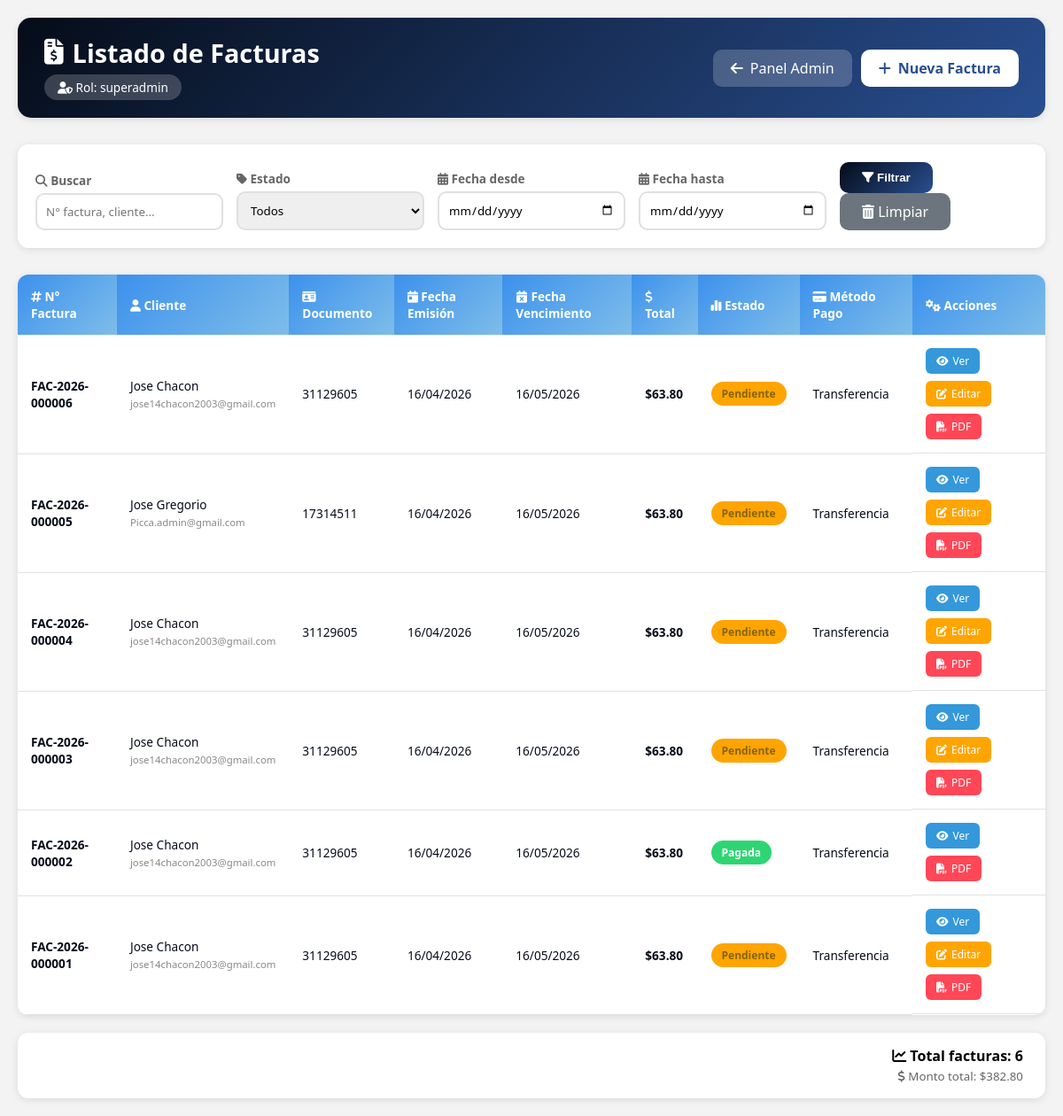
Page /facturacion/listar_facturas.php (signed in) on the committed database.
### tables this page shows
CREATE TABLE `facturas` (
  `id` int NOT NULL AUTO_INCREMENT,
  `numero_factura` varchar(50) NOT NULL,
  `cliente_id` int NOT NULL,
  `pedido_id` int DEFAULT NULL,
  `fecha_emision` date NOT NULL,
  `fecha_vencimiento` date NOT NULL,
  `subtotal` decimal(12,2) NOT NULL,
  `iva` decimal(12,2) NOT NULL DEFAULT '0.00',
  `total` decimal(12,2) NOT NULL,
  `metodo_pago` enum('efectivo','tarjeta','transferencia','cheque','paypal','débito') DEFAULT 'efectivo',
  `estado` enum('pendiente','pagada','anulada','vencida') DEFAULT 'pendiente',
  `usuario_id` int NOT NULL,
  `created_at` datetime DEFAULT CURRENT_TIMESTAMP,
  `updated_at` datetime DEFAULT CURRENT_TIMESTAMP ON UPDATE CURRENT_TIMESTAMP,
  PRIMARY KEY (`id`),
  UNIQUE KEY `numero_factura` (`numero_factura`),
  KEY `fk_facturas_cliente` (`cliente_id`),
  KEY `fk_facturas_usuario` (`usuario_id`),
  KEY `idx_facturas_pedido` (`pedido_id`),
  KEY `idx_facturas_pedido_fecha` (`pedido_id`,`fecha_emision`),
  CONSTRAINT `fk_facturas_cliente` FOREIGN KEY (`cliente_id`) REFERENCES `clientes` (`id`),
  CONSTRAINT `fk_facturas_pedido` FOREIGN KEY (`pedido_id`) REFERENCES `pedidos` (`id`) ON DELETE SET NULL,
  CONSTRAINT `fk_facturas_usuario` FOREIGN KEY (`usuario_id`) REFERENCES `users` (`id`)
);

CREATE TABLE `clientes` (
  `id` int NOT NULL AUTO_INCREMENT,
  `tipo_documento` enum('cedula','ruc','pasaporte','dni') DEFAULT 'cedula',
  `documento` varchar(20) NOT NULL,
  `nombre` varchar(100) NOT NULL,
  `email` varchar(100) NOT NULL,
  `telefono` varchar(20) DEFAULT NULL,
  `direccion` text,
  `ciudad` varchar(50) DEFAULT NULL,
  `estado` enum('activo','inactivo','moroso') DEFAULT 'activo',
  `fecha_registro` datetime DEFAULT CURRENT_TIMESTAMP,
  PRIMARY KEY (`id`),
  UNIQUE KEY `documento` (`documento`)
);

### facturacion/listar_facturas.php (the view, shortened to what this page needs)
<?php
$pdo = conectarDB();
$user_id = $_SESSION['user_id'] ?? 0;
$rol = '';
try {
    $query_admin = "SELECT rol FROM admin_users WHERE id = :user_id AND activo = 1";
    $stmt_admin = $pdo->prepare($query_admin);
    $stmt_admin->execute([':user_id' => $user_id]);
    $admin = $stmt_admin->fetch(PDO::FETCH_ASSOC);
    if ($admin) {
        $rol = $admin['rol'];
    }
} catch (PDOException $e) {
    error_log("Error al obtener rol: " . $e->getMessage());
}
    ?>
<!DOCTYPE html>
<html lang="es">
<head>
    <link rel="stylesheet" href="https://cdnjs.cloudflare.com/ajax/libs/font-awesome/6.4.0/css/all.min.css">
</head>
<body>
    <div class="container">
        <div class="header">
            <div>
                <h1><i class="fas fa-file-invoice-dollar"></i> Listado de Facturas</h1>
                <div class="user-role"><i class="fas fa-user-shield"></i> Rol: <?php echo htmlspecialchars($rol); ?></div>
            </div>
            <div style="display: flex; gap: 10px;">
                <a href="/proyecto/panel admin/panel_admin.php" class="btn-volver"><i class="fas fa-arrow-left"></i> Panel Admin</a>
                <?php if (in_array($rol, ['superadmin', 'admin', 'facturador'])): ?>
                    <a href="/proyecto/facturacion/nueva_factura.php" class="btn-nueva"><i class="fas fa-plus"></i> Nueva Factura</a>
                <?php endif; ?>
            </div>
        </div>
        <?php
        try {
            $search = isset($_GET['search']) ? trim($_GET['search']) : '';
            $fecha_desde = isset($_GET['fecha_desde']) ? $_GET['fecha_desde'] : '';
            $fecha_hasta = isset($_GET['fecha_hasta']) ? $_GET['fecha_hasta'] : '';
            $query = "SELECT
                        f.*,
                        c.nombre as cliente_nombre,
                        c.email as cliente_email,
                        c.documento as cliente_documento,
                        c.telefono as cliente_telefono
                      FROM facturas f
                      LEFT JOIN clientes c ON f.cliente_id = c.id
                      WHERE 1=1";
            $params = [];
            $query .= " ORDER BY f.id DESC";
            $stmt = $pdo->prepare($query);
            $stmt->execute($params);
            $facturas = $stmt->fetchAll(PDO::FETCH_ASSOC);
        } catch (PDOException $e) {
            $facturas = [];
            echo '<div class="alert alert-error" style="background: #f8d7da; color: #721c24; padding: 15px; border-radius: 10px; margin-bottom: 20px;">Error al cargar facturas: ' . htmlspecialchars($e->getMessage()) . '</div>';
        }
        function formatearFecha($fecha, $formato = 'd/m/Y') {
            try {
                $dateTime = new DateTime($fecha);
                return $dateTime->format($formato);
            } catch (Exception $e) {
                return 'Fecha inválida';
            }
        }
        $estados_factura = [
            'pendiente' => 'Pendiente',
            'pagada' => 'Pagada',
            'vencida' => 'Vencida',
            'anulada' => 'Anulada'
        ];
        $metodos_pago = [
            'efectivo' => 'Efectivo',
            'tarjeta_credito' => 'Tarjeta de Crédito',
            'tarjeta_debito' => 'Tarjeta de Débito',
            'transferencia' => 'Transferencia',
            'paypal' => 'PayPal',
            'mercadopago' => 'Mercado Pago'
        ];
        ?>
        <div class="filtros">
            <form method="GET" class="filtros-form">
                <div class="filtro-group">
                    <label><i class="fas fa-search"></i> Buscar</label>
                    <input type="text" name="search" placeholder="N° factura, cliente..." value="<?php echo htmlspecialchars($search ?? ''); ?>">
                </div>
                <div class="filtro-group">
                    <label><i class="fas fa-tag"></i> Estado</label>
                    <select name="estado">
                        <option value="">Todos</option>
                    </select>
                </div>
                <div class="filtro-group">
                    <label><i class="fas fa-calendar-alt"></i> Fecha desde</label>
                    <input type="date" name="fecha_desde" value="<?php echo htmlspecialchars($fecha_desde ?? ''); ?>">
                </div>
                <div class="filtro-group">
                    <label><i class="fas fa-calendar-alt"></i> Fecha hasta</label>
                    <input type="date" name="fecha_hasta" value="<?php echo htmlspecialchars($fecha_hasta ?? ''); ?>">
                </div>
                <div class="filtro-group">
                    <button type="submit" class="btn-filtrar"><i class="fas fa-filter"></i> Filtrar</button>
                    <a href="listar_facturas.php" class="btn-limpiar"><i class="fas fa-trash-alt"></i> Limpiar</a>
                </div>
            </form>
        </div>
        <div class="table-container">
            <table class="data-table">
                <thead>
                    <tr>
                        <th><i class="fas fa-hashtag"></i> N° Factura</th>
                        <th><i class="fas fa-user"></i> Cliente</th>
                        <th><i class="fas fa-id-card"></i> Documento</th>
                        <th><i class="fas fa-calendar-day"></i> Fecha Emisión</th>
                        <th><i class="fas fa-calendar-times"></i> Fecha Vencimiento</th>
                        <th><i class="fas fa-dollar-sign"></i> Total</th>
                        <th><i class="fas fa-chart-simple"></i> Estado</th>
                        <th><i class="fas fa-credit-card"></i> Método Pago</th>
                        <th width="150"><i class="fas fa-cogs"></i> Acciones</th>
                    </tr>
                </thead>
                <tbody>
                    <?php if (empty($facturas)): ?>
                        <tr>
                            <td colspan="9" class="empty-state">
                                <i class="fas fa-inbox"></i>
                                No se encontraron facturas
                            </td>
                        </tr>
                    <?php else: ?>
                        <?php foreach ($facturas as $factura): ?>
                            <tr>
                                <td>
                                    <strong><?php echo htmlspecialchars($factura['numero_factura']); ?></strong>
                                </td>
                                <td>
                                    <?php echo htmlspecialchars($factura['cliente_nombre'] ?? 'N/A'); ?>
                                    <br>
                                    <small style="color:#888;"><?php echo htmlspecialchars($factura['cliente_email'] ?? ''); ?></small>
                                </td>
                                <td><?php echo htmlspecialchars($factura['cliente_documento'] ?? 'N/A'); ?></td>
                                <td><?php echo formatearFecha($factura['fecha_emision'] ?? null); ?></td>
                                <td>
                                    <?php
                                    $fecha_vencimiento = $factura['fecha_vencimiento'] ?? null;
                                    echo formatearFecha($fecha_vencimiento);
                                    ?>
                                </td>
                                <td>
                                    <strong>$<?php echo number_format(floatval($factura['total'] ?? 0), 2); ?></strong>
                                </td>
                                <td>
                                    <?php
                                    $estado_actual = $factura['estado'] ?? 'pendiente';
                                    $badge_class = '';
                                    switch ($estado_actual) {
                                        case 'pendiente': $badge_class = 'badge-pendiente'; break;
                                        case 'pagada': $badge_class = 'badge-pagada'; break;
                                    }
                                    ?>
                                    <span class="badge <?php echo $badge_class; ?>">
                                        <?php echo $estados_factura[$estado_actual] ?? ucfirst($estado_actual); ?>
                                    </span>
                                </td>
                                <td>
                                    <?php
                                    $metodo = $factura['metodo_pago'] ?? 'efectivo';
                                    echo $metodos_pago[$metodo] ?? ucfirst($metodo);
                                    ?>
                                </td>
                                <td class="acciones">
                                    <a href="ver_factura.php?id=<?php echo $factura['id']; ?>" class="btn-accion btn-ver"><i class="fas fa-eye"></i> Ver</a>
                                    <?php if (in_array($rol, ['superadmin', 'admin', 'facturador']) && ($factura['estado'] ?? '') !== 'pagada' && ($factura['estado'] ?? '') !== 'anulada'): ?>
                                        <a href="editar_factura.php?id=<?php echo $factura['id']; ?>" class="btn-accion btn-editar"><i class="fas fa-edit"></i> Editar</a>
                                    <?php endif; ?>
                                    <a href="generar_pdf.php?id=<?php echo $factura['id']; ?>" class="btn-accion btn-pdf" target="_blank"><i class="fas fa-file-pdf"></i> PDF</a>
                                </td>
                            </tr>
                        <?php endforeach; ?>
                    <?php endif; ?>
                </tbody>
            </table>
        </div>
        <?php if (!empty($facturas)): ?>
            <div class="resumen-card">
                <strong><i class="fas fa-chart-line"></i> Total facturas: <?php echo count($facturas); ?></strong>
                <br>
                <small><i class="fas fa-dollar-sign"></i> Monto total: $<?php
                    $total_general = array_sum(array_map(function($f) {
                        return floatval($f['total'] ?? 0);
                    }, $facturas));
                    echo number_format($total_general, 2);
                ?></small>
            </div>
        <?php endif; ?>
    </div>
</body>
</html>

### facturacion/listar_facturas.php (style rules this page uses)
:root { --primary-color: #050C18; --secondary-color: #294E90; --accent-color: #3C91ED; --light-color: #7EBDE9; --bg-color: #F3F3F3; --text-color: #050C18; --card-bg: #ffffff; --header-bg: linear-gradient(135deg, var(--primary-color), var(--secondary-color)); --success: #2ed573; --warning: #ffa502; --danger: #ff4757; --info: #3498db; }
* { margin: 0; padding: 0; box-sizing: border-box; }
body { font-family: 'Segoe UI', Tahoma, Geneva, Verdana, sans-serif; background: var(--bg-color); padding: 20px; }
.container { max-width: 1400px; margin: 0 auto; }
.header { background: var(--header-bg); color: white; padding: 20px 30px; border-radius: 15px; margin-bottom: 30px; display: flex; justify-content: space-between; align-items: center; flex-wrap: wrap; gap: 15px; box-shadow: 0 2px 8px rgba(0,0,0,0.1); }
.header h1 { font-size: 1.8rem; display: flex; align-items: center; gap: 10px; }
.header h1 i { font-size: 1.8rem; }
.user-role { background: rgba(255,255,255,0.2); padding: 5px 15px; border-radius: 20px; font-size: 0.85rem; margin-top: 5px; display: inline-block; }
.btn-nueva { background: white; color: var(--secondary-color); padding: 10px 20px; border-radius: 10px; text-decoration: none; font-weight: 600; transition: all 0.3s; display: inline-flex; align-items: center; gap: 8px; }
.btn-volver { background: rgba(255,255,255,0.2); color: white; padding: 10px 20px; border-radius: 10px; text-decoration: none; transition: all 0.3s; display: inline-flex; align-items: center; gap: 8px; }
.filtros { background: var(--card-bg); padding: 20px; border-radius: 12px; margin-bottom: 30px; box-shadow: 0 2px 8px rgba(0,0,0,0.1); }
.filtros-form { display: flex; flex-wrap: wrap; gap: 15px; align-items: flex-end; }
.filtro-group { flex: 1; min-width: 150px; }
.filtro-group label { display: block; margin-bottom: 5px; font-size: 0.85rem; color: #666; font-weight: 600; }
.filtro-group input, .filtro-group select { width: 100%; padding: 10px; border: 2px solid #e0e0e0; border-radius: 10px; transition: all 0.3s; font-family: inherit; }
.btn-filtrar { background: linear-gradient(135deg, var(--primary-color), var(--secondary-color)); color: white; padding: 10px 25px; border: none; border-radius: 10px; cursor: pointer; font-weight: 600; transition: all 0.3s; }
.btn-limpiar { background: #6c757d; color: white; padding: 10px 25px; border: none; border-radius: 10px; cursor: pointer; text-decoration: none; display: inline-block; transition: all 0.3s; }
.table-container { background: var(--card-bg); border-radius: 12px; overflow-x: auto; box-shadow: 0 2px 8px rgba(0,0,0,0.1); }
.data-table { width: 100%; border-collapse: collapse; min-width: 800px; }
.data-table th { padding: 15px; text-align: left; background: linear-gradient(135deg, var(--accent-color), var(--light-color)); color: white; font-weight: 600; font-size: 0.85rem; }
.data-table td { padding: 15px; border-bottom: 1px solid #dee2e6; color: var(--text-color); font-size: 0.85rem; }
.badge { display: inline-block; padding: 5px 12px; border-radius: 20px; font-size: 0.75rem; font-weight: 600; }
.badge-pendiente { background: var(--warning); color: #856404; }
.badge-pagada { background: var(--success); color: white; }
.acciones { display: flex; gap: 8px; flex-wrap: wrap; }
.btn-accion { padding: 6px 12px; border-radius: 6px; text-decoration: none; font-size: 0.75rem; transition: all 0.3s; display: inline-flex; align-items: center; gap: 5px; }
.btn-ver { background: var(--info); color: white; }
.btn-editar { background: var(--warning); color: white; }
.btn-pdf { background: var(--danger); color: white; }
.resumen-card { background: var(--card-bg); border-radius: 12px; padding: 15px 25px; margin-top: 20px; text-align: right; box-shadow: 0 2px 8px rgba(0,0,0,0.1); }
.resumen-card strong { font-size: 1rem; }
.resumen-card small { color: #666; }

### rows in the picture
facturas: numero_factura "FAC-2026-000006", cliente.nombre "Jose Chacon", cliente.email "jose14chacon2003@gmail.com", cliente.documento "31129605", fecha_emision "16/04/2026", fecha_vencimiento "16/05/2026", total "63.80", estado "Pendiente", metodo_pago "Transferencia"
facturas: numero_factura "FAC-2026-000005", cliente.nombre "Jose Gregorio", cliente.email "Picca.admin@gmail.com", cliente.documento "17314511", fecha_emision "16/04/2026", fecha_vencimiento "16/05/2026", total "63.80", estado "Pendiente", metodo_pago "Transferencia"
facturas: numero_factura "FAC-2026-000004", cliente.nombre "Jose Chacon", cliente.email "jose14chacon2003@gmail.com", cliente.documento "31129605", fecha_emision "16/04/2026", fecha_vencimiento "16/05/2026", total "63.80", estado "Pendiente", metodo_pago "Transferencia"
facturas: numero_factura "FAC-2026-000003", cliente.nombre "Jose Chacon", cliente.email "jose14chacon2003@gmail.com", cliente.documento "31129605", fecha_emision "16/04/2026", fecha_vencimiento "16/05/2026", total "63.80", estado "Pendiente", metodo_pago "Transferencia"
facturas: numero_factura "FAC-2026-000002", cliente.nombre "Jose Chacon", cliente.email "jose14chacon2003@gmail.com", cliente.documento "31129605", fecha_emision "16/04/2026", fecha_vencimiento "16/05/2026", total "63.80", estado "Pagada", metodo_pago "Transferencia"
facturas: numero_factura "FAC-2026-000001", cliente.nombre "Jose Chacon", cliente.email "jose14chacon2003@gmail.com", cliente.documento "31129605", fecha_emision "16/04/2026", fecha_vencimiento "16/05/2026", total "63.80", estado "Pendiente", metodo_pago "Transferencia"

### other values in the picture
$rol "superadmin"
count($facturas) "6"
$total_general "382.80"
